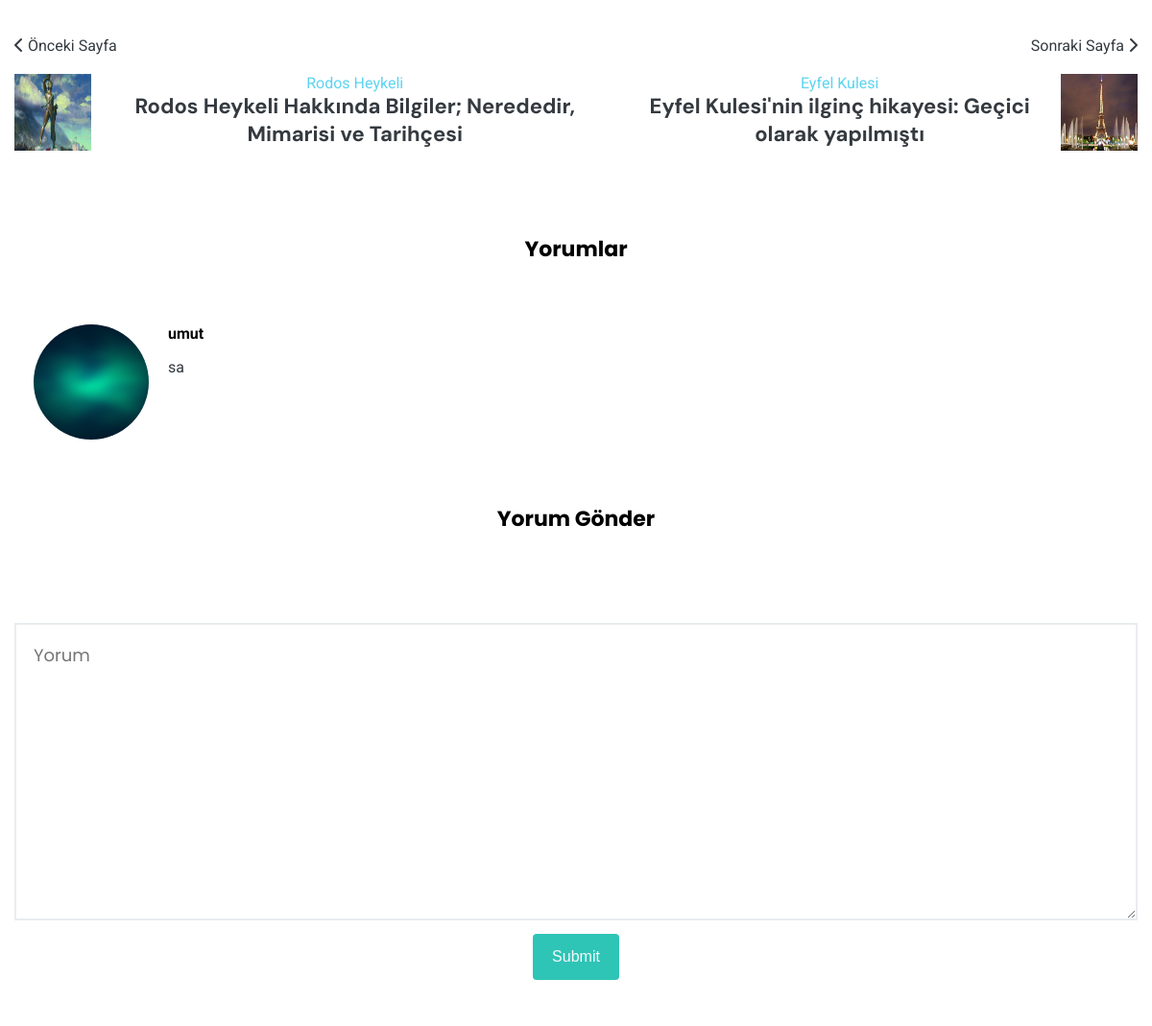
/cin-seddi (middle part), run on an earlier commit of the app's database.
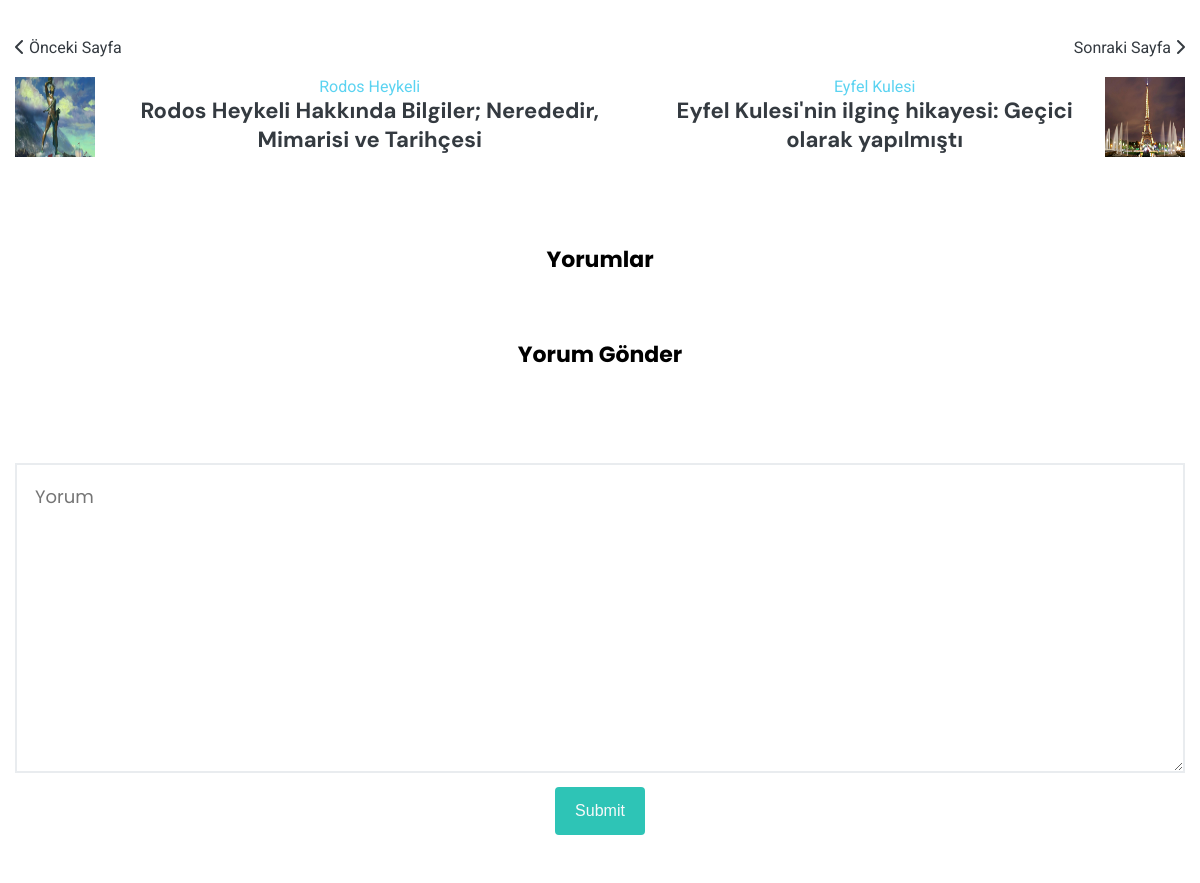
And on a later commit of the database.
### pages/models.py (models this page shows, shortened)
class Kullanici(models.Model):
    kullanici_adi=models.CharField(max_length=100)
    eposta=models.CharField(max_length=30)
    sifre=models.CharField(max_length=128)
    telefon=models.CharField(max_length=50,null=True)
    adres=models.CharField(max_length=300,null=True)
    yas=models.CharField(max_length=5,null=True)
    il=models.CharField(max_length=20,null=True)
    isi=models.CharField(max_length=30,null=True)
    hak=models.CharField(max_length=200,null=True)
    rol=models.CharField(max_length=200,null=True)
    resim=models.ImageField(upload_to=resim, null=True)

class Yorum(models.Model):
    kullanici=models.CharField(max_length=100)
    site=models.CharField(max_length=50)
    yorum=models.CharField(max_length=3000)

### pages/views.py (the view)
# urls.py: path('cin-seddi', views.sayfa2),
def sayfa2(request):
    rol=request.session.get('rol',None)
    ad = request.session.get('kullanici_adi', None)
    kullanici_ad = Kullanici.objects.all()
    yorumlar = Yorum.objects.all()
    site = "cin-seddi"
    if request.method == "POST":
        a = yorum(request, site)
        if a == 1:
            return redirect('/login')
        else:
            return render(request, 'siteler/cin.html', {'Giris': ad,'rol':rol, 'kullanici': kullanici_ad, 'yorumlar': yorumlar,'site':site})
    else:
        return render(request, 'siteler/cin.html', {'Giris': ad,'rol':rol, 'kullanici': kullanici_ad, 'yorumlar': yorumlar,'site':site})

### pages/templates/siteler/cin.html (shortened to what the changed rows need)
{% load static %}
<!DOCTYPE html>
<html lang="en">
<head>
    <link rel="stylesheet" href="https://cdnjs.cloudflare.com/ajax/libs/font-awesome/6.4.0/css/all.min.css"  />
    <link rel="stylesheet" href="https://cdnjs.cloudflare.com/ajax/libs/Swiper/6.4.5/swiper-bundle.min.css" />
    <link rel="stylesheet" href="{% static "css/styles.css" %}">
</head>
<body>
       <main id="site-main">
                <section class="container">
                    <div class="post-footer mb-3">
                        <div class="post-comments py-2">
                            {% include 'siteler/yorum.html' with kullanici=kullanici yorumlar=yorumlar site=site %}
                        </div>
                    </div>
                </section>
       </main>
</body>
</html>

### pages/templates/siteler/yorum.html (shortened to what this page needs)
<h3 class="text-center display-1 secondary-title py-2">Yorumlar</h3>
<div class="comment-details">
    {%for x in yorumlar%}
        {% if x.site == site %}
            {%for a in kullanici%}
                {% if x.kullanici == a.kullanici_adi %}
                    <div class="comment-item py-2">
                        <div class="d-flex">
                            <div class="avatar px-2">
                                 <img src="{{a.resim}}" class="rounded" alt="">
                            </div>
                            <div class="comment-content">
                            <h5 class="display-2 m-0">{{a.kullanici_adi}}</h5>
                            <p class="title-secondary text-dark">{{x.yorum}}</p>
                    </div>
                </div>
            </div>
            {% endif %}
            {% endfor %}
        {% endif %}
    {% endfor %}
</div>

What changed in the data, as far as the page shows it:
removed Yorum: yorum "sa"
removed Kullanici: resim (picture), kullanici_adi "umut"
